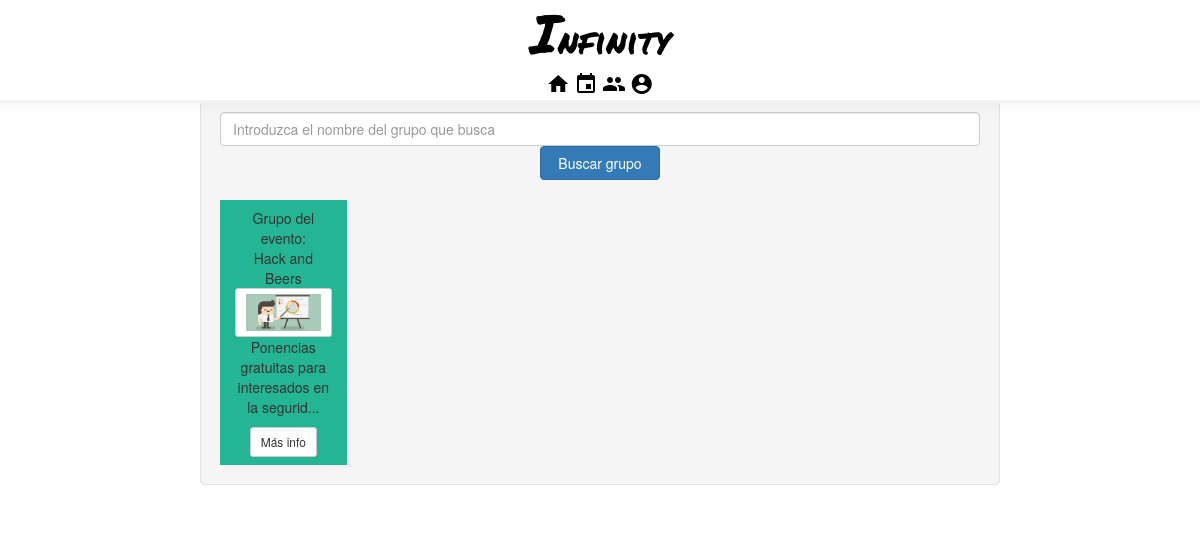
/grupo_mostrar.php, run on the app's committed database.
### tables this page shows
CREATE TABLE `grupo` (
  `id` int(11) NOT NULL,
  `name` varchar(140) NOT NULL COMMENT 'nombe grupo',
  `descripcion` varchar(300) NOT NULL,
  `image_path` varchar(260) NOT NULL
);

### BackEnd/grupo_db.php (called while the page is built, shortened)
<?php
function connectDB() {
    return $con;
}
function getAllGroups($limit) {
    $link = connectDB();
    $sql = "SELECT * FROM grupo";
    if ($limit !== false) {
        $sql .= " LIMIT " . $limit;
    }
    $res = mysqli_query($link, $sql);
    $ret = false;
    if (!$res) {
        mysqli_close($link);
        die("ERROR: SELECT QUERY ERROR");
    } else {
        $i = 0;
        while ($row = mysqli_fetch_array($res)) {
            $j = 0;
            while ($j < 4) {
                $ret[$i][$j] = $row[$j];
                $j++;
            }
            $i++;
        }
    }
    return $ret;
}

### BackEnd/adminGrupo.php (the view, shortened to what this page needs)
<?php
include_once ('grupo_db.php');
function printCardGrupo($grupoInfo) {
    $str = "";
    if ($grupoInfo !== false) {
        $str = '<div class="card bg-dark col-sm-2 text-white">
                <div class="card-header bg-secondary">Grupo del evento:<br/>' . $grupoInfo[1]
                . '</div>';
        if (file_exists($grupoInfo[3])) {
            $str .= ' <a href="grupo_mostrar.php?grupo=' . urlencode($grupoInfo[1]) . '" class="btn btn-sm btn-default" ><img class="card-img" src="' . $grupoInfo[3]
                    . '" alt="imagen de grupo ' . $grupoInfo[1]
                    . '" style="max-width:100%;"></img></a>';
        }
        $str .= ' <div class="card-body"><p class="card-text">'
                . substr($grupoInfo[2], 0, 50) . '...</p>
                <a href="grupo_mostrar.php?grupo=' . urlencode($grupoInfo[1]) . '" class="btn btn-sm btn-default">Más info</a>
              </div>
            </div>';
    }
    return $str;
}
?>

### grupo_mostrar.php (shortened to what this page needs)
<!DOCTYPE html>
<html lang="en">
    <head>
        <?php include 'stylesheets.php';
        ?>
        <link type='text/css' rel='stylesheet' href='css/gallery.css'>
        <link type="text/css" rel="stylesheet" href="css/lightGallery.css" />
    </head>
    <body>
        <?php
        include 'header.php';
        include_once 'BackEnd/grupo_db.php';
        include_once 'BackEnd/adminGrupo.php';
        function printGrupos() {
            $str = "";
            $ret = getAllGroups(10);
            for ($i = 0; $i < sizeof($ret); $i++) {
                $str .= printCardGrupo($ret[$i]);
            }
            return $str;
        }
        function printform() {
            return '<form method = "GET" action = "#">
                            <div class = "form-group form-control-lg">
            <input type = "text" class = "form-control" name = "grupo" placeholder = "Introduzca el nombre del grupo que busca">
            <input type = "submit" class = "btn btn-primary" value = "Buscar grupo">
        </div>
    </form>';
        }
        $bol = isset($_GET['grupo']) && $_GET['grupo'] != '';
        ?>
        <div class="container-fluid text-center">
            <div class="row content">
                <div class="col-sm-2 sidenav">
                </div>
                <div class="col-sm-8 text-center well" >
                    <?php
                    if ($bol) {
                        echo (printGrupo($groupInfo, $logrosInfo, $infoSubscribers));
                    } else {
                        if (isset($_POST['quieroCrear'])) {
                            echo (formCrearGrupo());
                        } else {
                            echo (printform());
                            echo (printGrupos());
                        }
                    }
                    ?>
                </div>
            </div>
        </div>
    </body>
</html>

### CSS/hojaestilo.css (style rules this page uses)
body { color:rgb(30,24,1); background-color:rgb(250,250,250); margin:0; }
.row.content { height: 450px }
.sidenav { padding-top: 20px; background-color: white; height: 100%; }
.card { background: rgb(36,182,148); padding: 1%; }

### CSS/placeholder.css (style rules this page uses)
form { margin-top: 20px; margin-bottom: 20px; }
input { border: 1px solid #ccc; padding: 6px; outline: none; font-size: 14px; -webkit-border-radius: 6px; -moz-border-radius: 6px; border-radius: 6px; min-width: 10vw; margin: 10px; }

### CSS/gallery.css (style rules this page uses)
html, body { padding: 0; margin: 0; background: #ffffff; }
* { box-sizing: border-box; }
a { color: #4ab19a; }

### data on the page
grupo: name "Hack and Beers", image_path (picture), descripcion "Ponencias gratuitas para interesados en la segurid"
